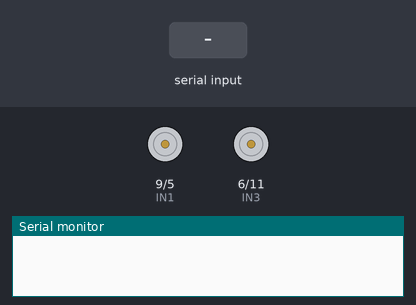
The sketch below on a simulated Arduino Uno, built with avr-gcc and run on an emulated ATmega328P. Parts: motor-driver pin pairs drawn as motors (green arrow = first pin HIGH = forward, orange = second pin HIGH = backward, longer = more drive, scaled by the enable pin), the last lines printed to the serial monitor. The test bench sets the inputs (shaded band).

Above: at 1.2 s.
1.3 s: "F" received over Serial
At 2.4 s:
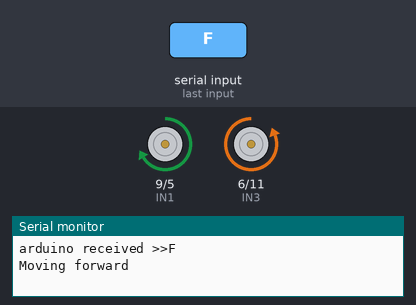
2.8 s: "B" received over Serial
At 3.6 s:
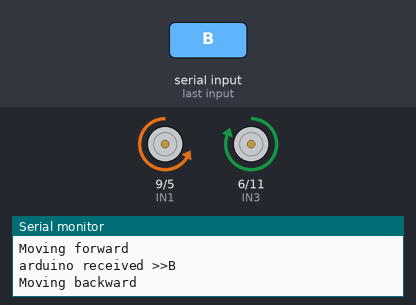
4.3 s: "S" received over Serial
At 4.7 s:
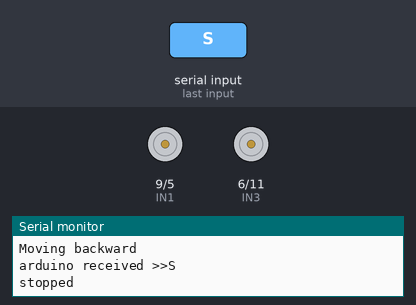
5.8 s: "L" received over Serial
At 7.0 s:
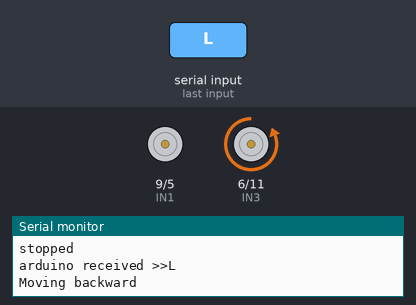
7.3 s: "R" received over Serial
At 8.2 s:
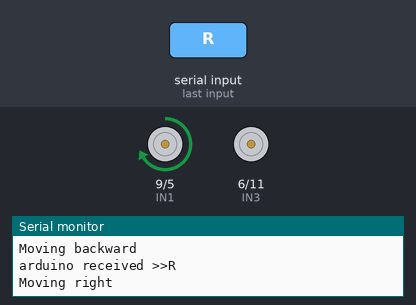
Timing chart, 0 to 9.8 s (numbered marks = the images above; inputs shaded):
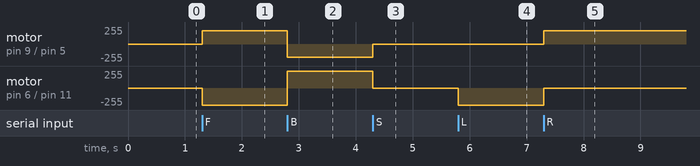

The sketch:

py_serial_car.ino
```cpp
int ENA = 10;
int ENB = 13;
int IN1 = 9;
int IN2 = 5;
int IN3 = 6;
int IN4 = 11;


void setup() {
  // put your setup code here, to run once:
  pinMode(ENA, OUTPUT);
  pinMode(ENB, OUTPUT);
  pinMode(IN1, OUTPUT);
  pinMode(IN2, OUTPUT);
  pinMode(IN3, OUTPUT);
  pinMode(IN4, OUTPUT);
  Serial.begin(115200);
}

void loop() {
  // put your main code here, to run repeatedly:
  if (Serial.available() > 0) {

    char msg = Serial.read();
    Serial.print("arduino received >>");
    Serial.println(msg);
    if (msg == 'F') {
      Serial.println("Moving forward");
      forward();
    } else if (msg == 'B') {
      Serial.println("Moving backward");
      reverse();
    }
    else if(msg =='S'){
    Serial.println("stopped");
    stop();
    }
        else if(msg == 'L'){
        Serial.println("Moving backward");
        left();
    }
        else if(msg == 'R'){
        Serial.println("Moving right");
        right();
    }
  }
}
void forward() {
  analogWrite(ENA, 200);
  analogWrite(ENB, 200);
  digitalWrite(IN1, HIGH);
  digitalWrite(IN2, LOW);
  digitalWrite(IN3, LOW);
  digitalWrite(IN4, HIGH);
}
void reverse() {
  analogWrite(ENA, 200);
  analogWrite(ENB, 200);
  digitalWrite(IN1, LOW);
  digitalWrite(IN2, HIGH);
  digitalWrite(IN3, HIGH);
  digitalWrite(IN4, LOW);
}
void stop() {
  analogWrite(ENA, 200);
  analogWrite(ENB, 200);
  digitalWrite(IN1, LOW);
  digitalWrite(IN2, LOW);
  digitalWrite(IN3, LOW);
  digitalWrite(IN4, LOW);
}
void left() {
  analogWrite(ENA, 200);
  analogWrite(ENB, 200);
  digitalWrite(IN1, LOW);
  digitalWrite(IN2, LOW);
  digitalWrite(IN3, LOW);
  digitalWrite(IN4, HIGH);
}
void right() {
  analogWrite(ENA, 200);
  analogWrite(ENB, 200);
  digitalWrite(IN1, HIGH);
  digitalWrite(IN2, LOW);
  digitalWrite(IN3, LOW);
  digitalWrite(IN4, LOW);
}
```

Measured:
- after the input at 1.3 s, motor on pin 9 (IN1) / pin 5 (IN2): stopped → forward 200/255 at once; motor on pin 6 (IN3) / pin 11 (IN4): stopped → backward 255/255 at once
- after the input at 2.8 s, motor on pin 9 (IN1) / pin 5 (IN2): forward 200/255 → backward 200/255 at once; motor on pin 6 (IN3) / pin 11 (IN4): backward 255/255 → forward 255/255 at once
- after the input at 4.3 s, motor on pin 9 (IN1) / pin 5 (IN2): backward 200/255 → stopped at once; motor on pin 6 (IN3) / pin 11 (IN4): forward 255/255 → stopped at once
- after the input at 5.8 s, motor on pin 6 (IN3) / pin 11 (IN4): stopped → backward 255/255 at once
- after the input at 7.3 s, motor on pin 9 (IN1) / pin 5 (IN2): stopped → forward 200/255 at once; motor on pin 6 (IN3) / pin 11 (IN4): backward 255/255 → stopped at once
